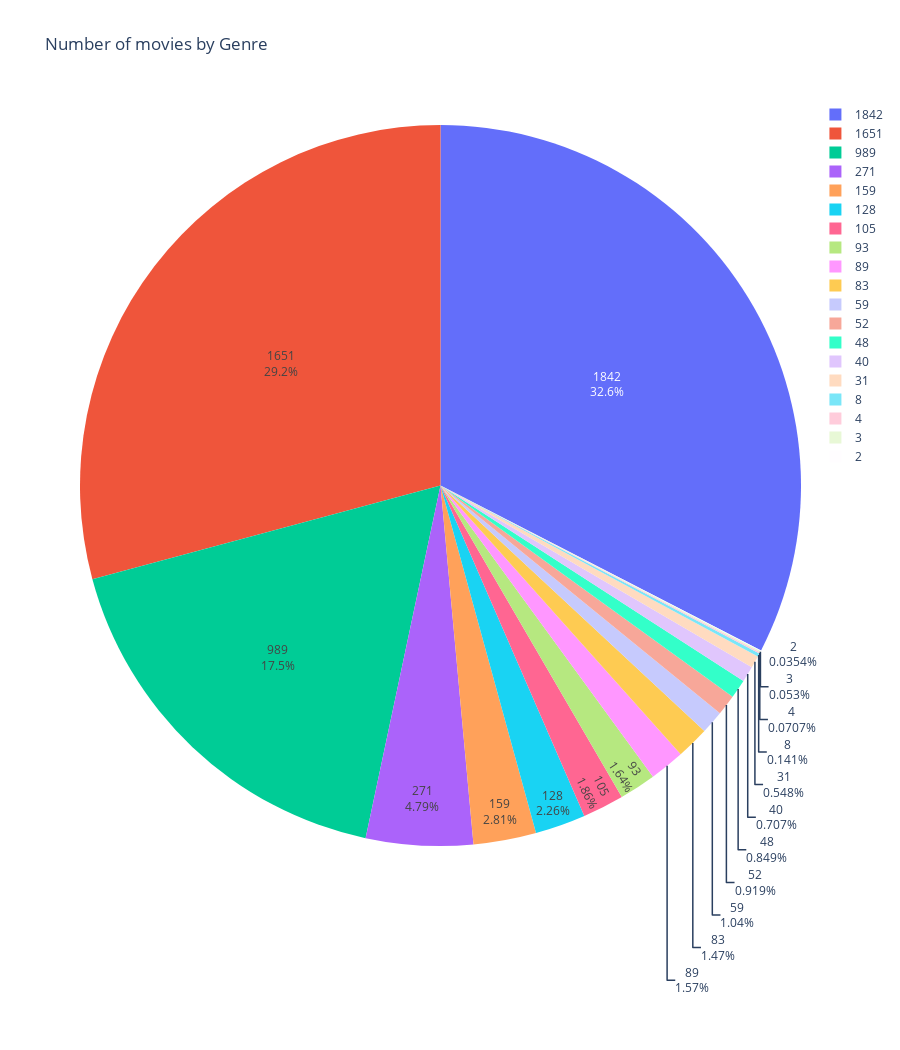

The notebook cell saved with this chart:
### Code cell
genres = data.Genre.value_counts().reset_index()
iplot(px.pie(data_frame=genres,names=genres.Genre,values=genres["Genre"],title="Number of movies by Genre",height=1050)\
      .update_traces(textinfo="value+percent"))

### Figure 1 — Plotly figure (JSON) as saved in the notebook; plotly's stock layout.template omitted (floating-point values rounded to 4 significant figures)
{"data": [{"domain": {"x": [0, 1], "y": [0, 1]}, "hovertemplate": "Genre=%{value}<extra></extra>", "labels": [1842, 1651, 989, 271, 159, 128, 105, 93, 89, 83, 59, 52, 48, 40, 31, 8, 4, 3, 2], "legendgroup": "", "name": "", "showlegend": true, "textinfo": "value+percent", "type": "pie", "values": [1842, 1651, 989, 271, 159, 128, 105, 93, 89, 83, 59, 52, 48, 40, 31, 8, 4, 3, 2]}], "layout": {"height": 1050, "legend": {"tracegroupgap": 0}, "title": {"text": "Number of movies by Genre"}}}
